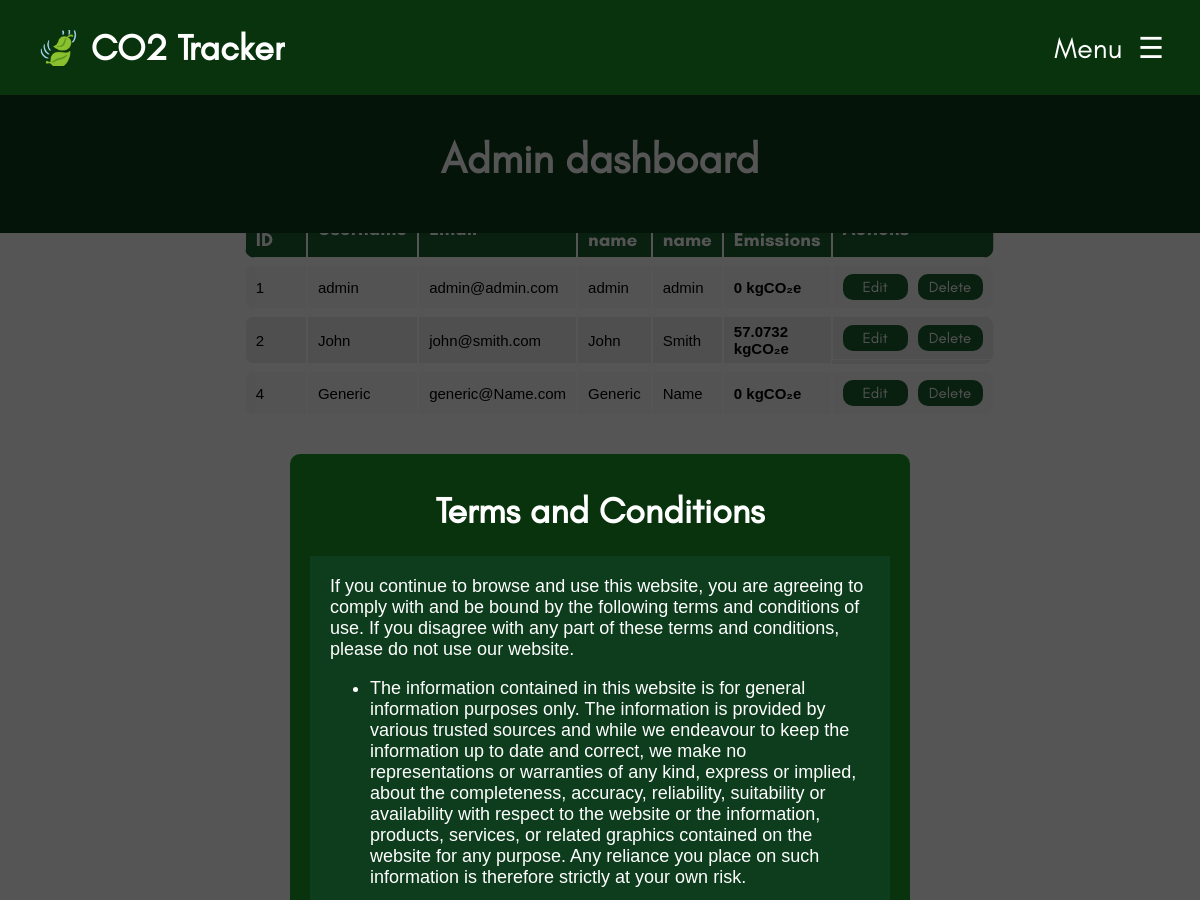
Page /admin.php?show-terms=1 (signed in, upper part) on the earlier database version.
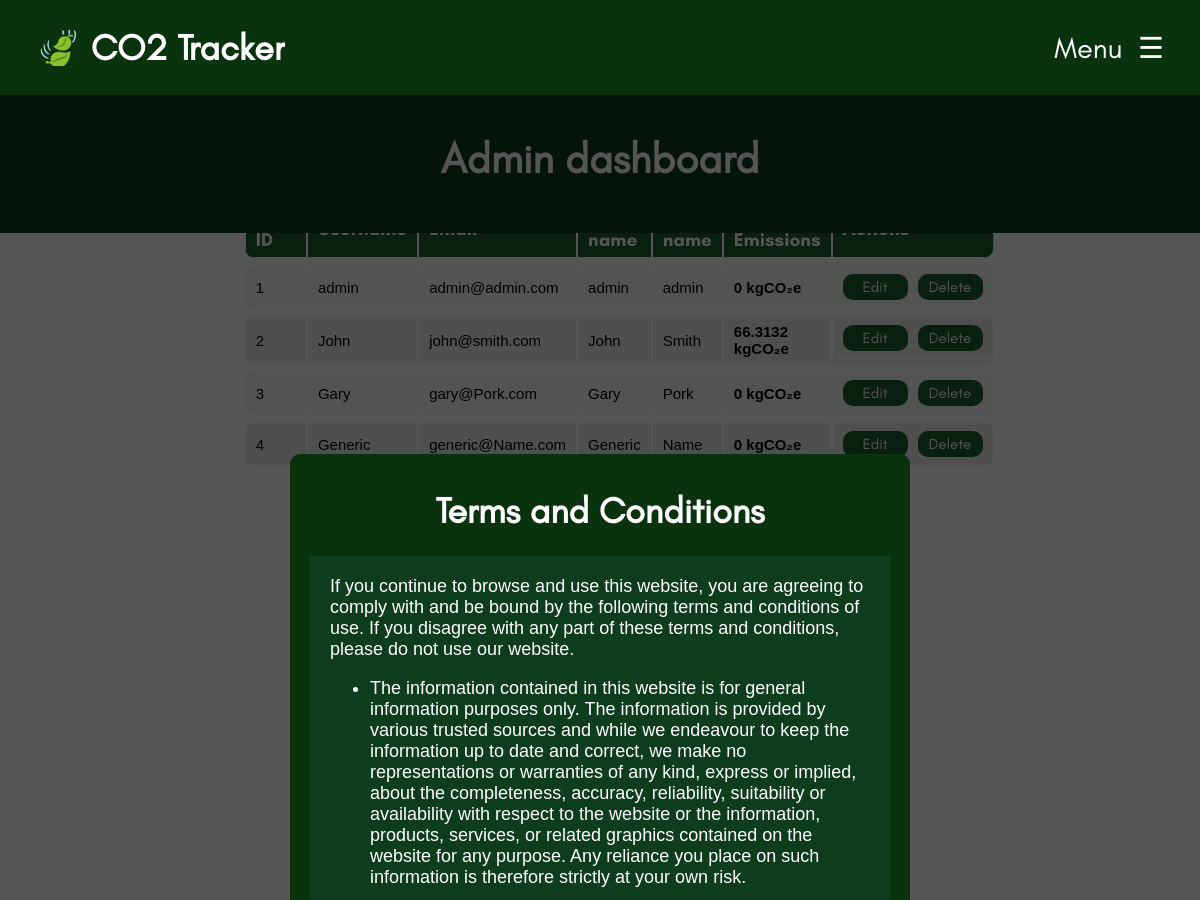
Same page on the later database version.
### tables this page shows
CREATE TABLE User
(
	User_ID INTEGER PRIMARY KEY AUTOINCREMENT,
	Username TEXT NOT NULL UNIQUE,
	Password_Hash TEXT NOT NULL,
	Email TEXT NOT NULL UNIQUE,
	Fname TEXT NOT NULL,
	Lname TEXT,
	Num_Of_Household_Members INT NOT NULL
);

### components/functions.php (the view, shortened to what this page needs)
<?php
if (isset($_GET['show-terms'])) {
    echo '
        <div id="tc-overlay" style="display: flex !important;">
          <div class="content">
            <h1>Terms and Conditions</h1>
            <div id="scroll-box">
                If you continue to browse and use this website, you are agreeing to comply with and be bound by the following terms and conditions of use. If you disagree with any part of these terms and conditions, please do not use our website.
                <br>
                <ul>
                    <li>The information contained in this website is for general information purposes only. The information is provided by various trusted sources and while we endeavour to keep the information up to date and correct, we make no representations or warranties of any kind, express or implied, about the completeness, accuracy, reliability, suitability or availability with respect to the website or the information, products, services, or related graphics contained on the website for any purpose. Any reliance you place on such information is therefore strictly at your own risk.
                    </li><br>
                    <li>
                    </li><br>
                    <li>
                    </li><br>
                    <li>
                    </li><br>
                    <li>Your use of this website and any dispute arising out of such use of the website is subject to the laws of England, Northern Ireland, Scotland and Wales.
                    </li><br>
                    <li>
                    </li><br>
                    <li>
                    </li><br>
                </ul>
            </div>
            <br>
          </div>
        </div>
    ';
}
function dbConnect()
{
  $db = new SQLite3(__DIR__ . "/data.db");
  $db->enableExceptions(true);
  return $db;
}
function DisplayAllUsers()
{
    $db = dbConnect();
    $stmt = $db->prepare("
            SELECT U.*, SUM(AL.Calculated_Emissions) AS Total_Emissions
            FROM User U
            LEFT JOIN Activity_Log AL ON U.User_ID = AL.User_ID
            GROUP BY U.User_ID
            ORDER BY U.User_ID ASC
        ");
    $results = $stmt->execute();
    if ($results) {
        echo "
                <table class='activities-table'>
                <tr>
                    <th>User ID</th>
                    <th>Username</th>
                    <th>Email</th>
                    <th>First name</th>
                    <th>Last name</th>
                    <th>Total Emissions</th>
                    <th>Actions</th>
                </tr>";
        while ($row = $results->fetchArray(SQLITE3_ASSOC)) {
            $total = $row['Total_Emissions'] ?: 0;
            $userID = $row['User_ID'];
            $escapedUsername = htmlspecialchars($row['Username'], ENT_QUOTES);
            $escapedEmail = htmlspecialchars($row['Email'], ENT_QUOTES);
            $escapedFname = htmlspecialchars($row['Fname'], ENT_QUOTES);
            $escapedLname = htmlspecialchars($row['Lname'], ENT_QUOTES);
            echo "
                <tr id='row-{$userID}'>
                    <td>{$userID}</td>
                    <td>{$row['Username']}</td>
                    <td>{$row['Email']}</td>
                    <td>{$row['Fname']}</td>
                    <td>{$row['Lname']}</td>
                    <td><b>{$total} kgCO₂e</b></td>
                    <td class='action-buttons'>
                        <button onclick='openEditUserModal({$userID}, \"{$escapedUsername}\", \"{$escapedEmail}\", \"{$escapedFname}\", \"{$escapedLname}\")' class='edit-delete-button'>Edit</button>
                        <button onclick='confirmDeleteUser({$userID})' class='edit-delete-button'>Delete</button>
                    </td>
                </tr>";
        }
        echo "</table>";
    }
    else {
        echo "No users found or query failed.";
    }
}
?>

Differences in the rows shown:
computed for user "John": total "57.0732" → "66.3132"
added user: User_ID "3", Username "Gary", Email "gary@Pork.com", Fname "Gary", Lname "Pork", total "0"
